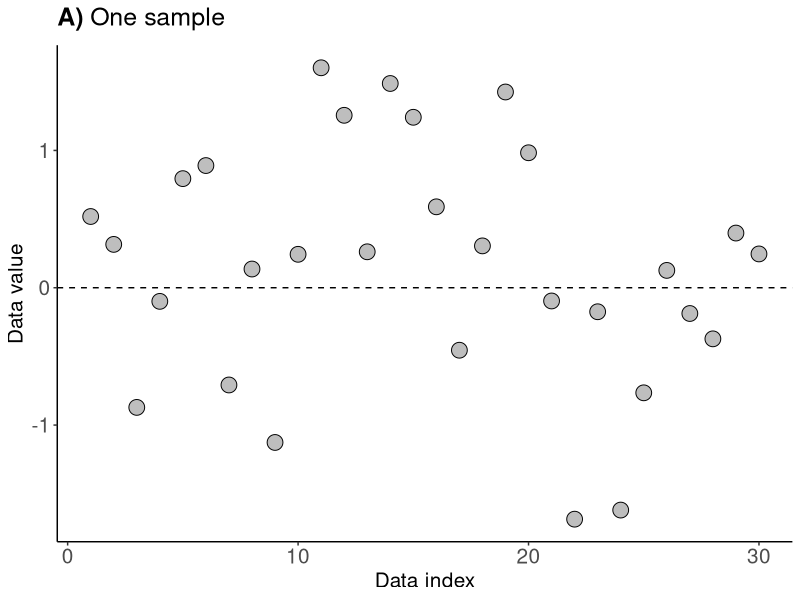
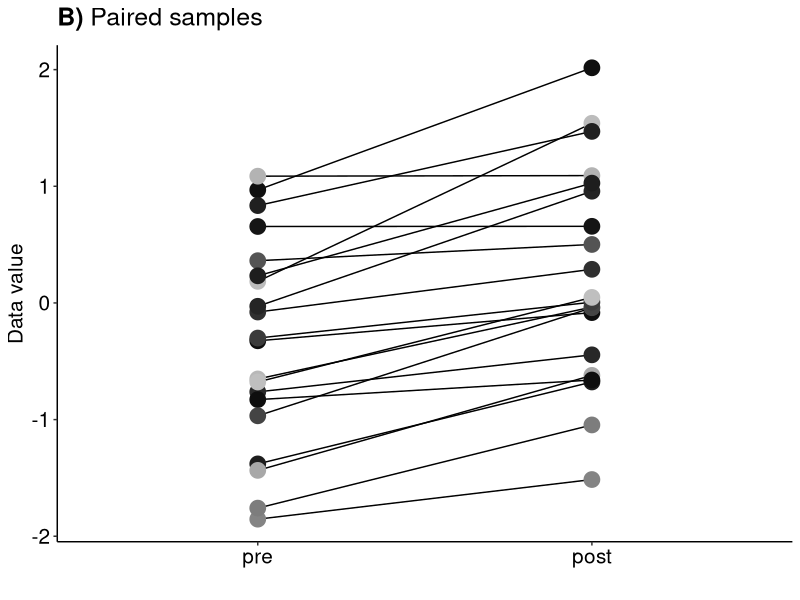
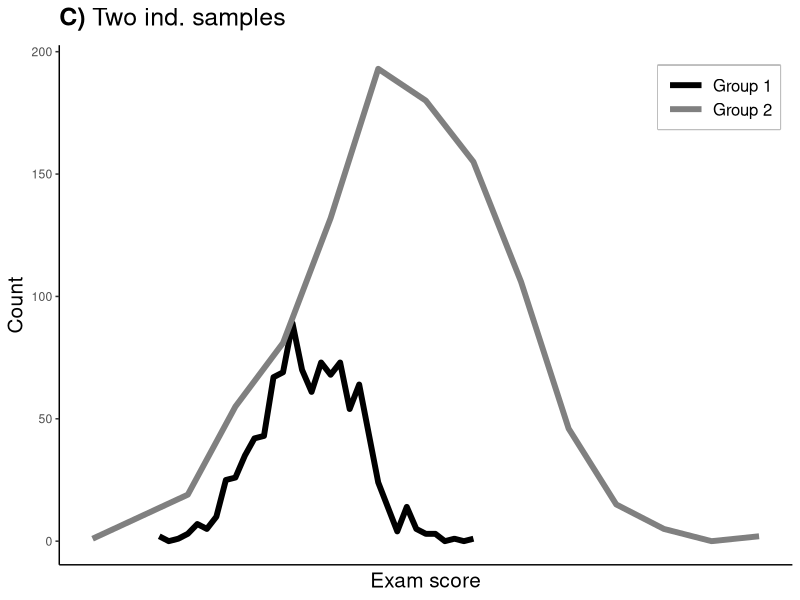
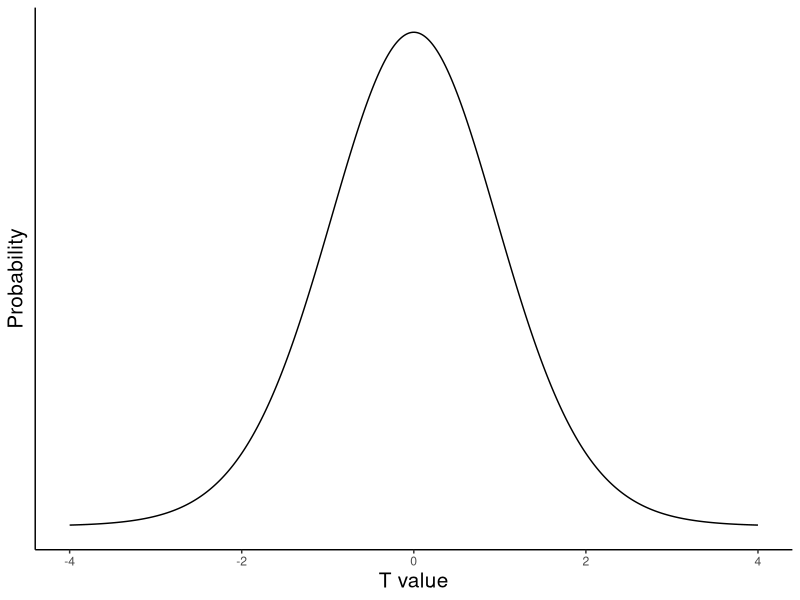
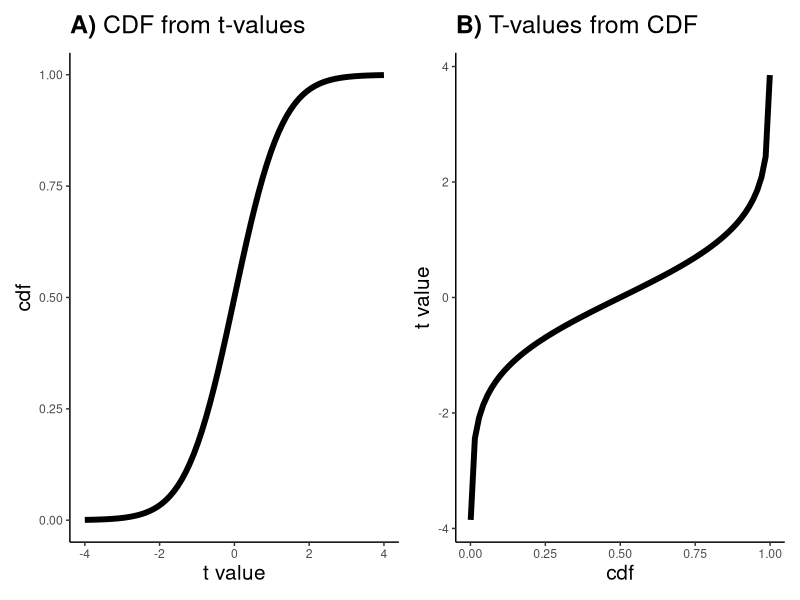
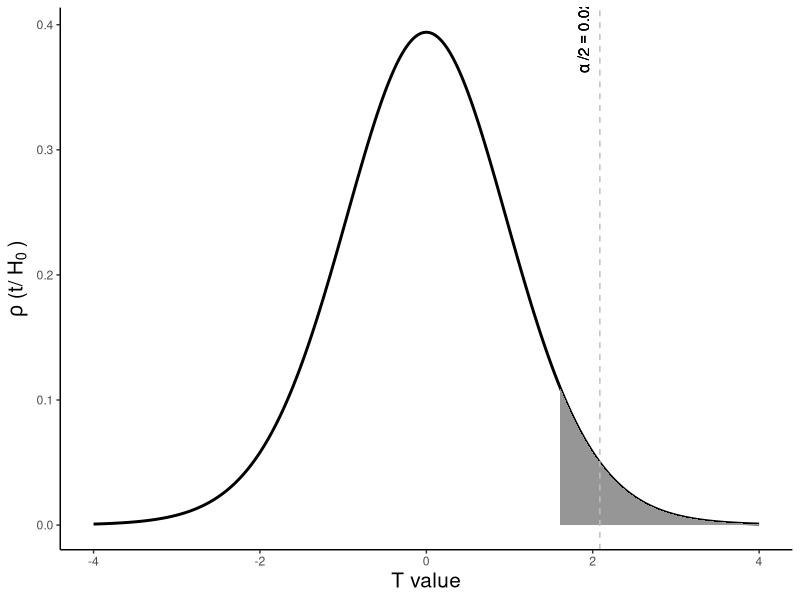
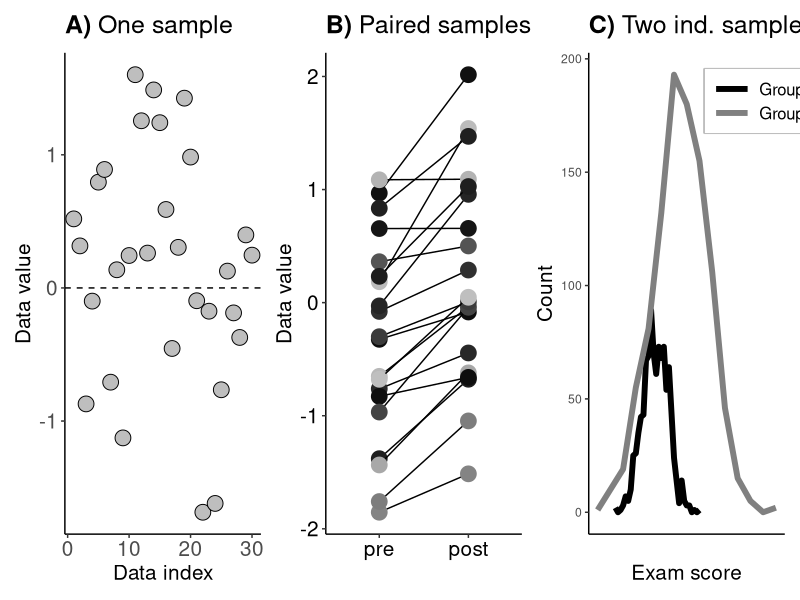
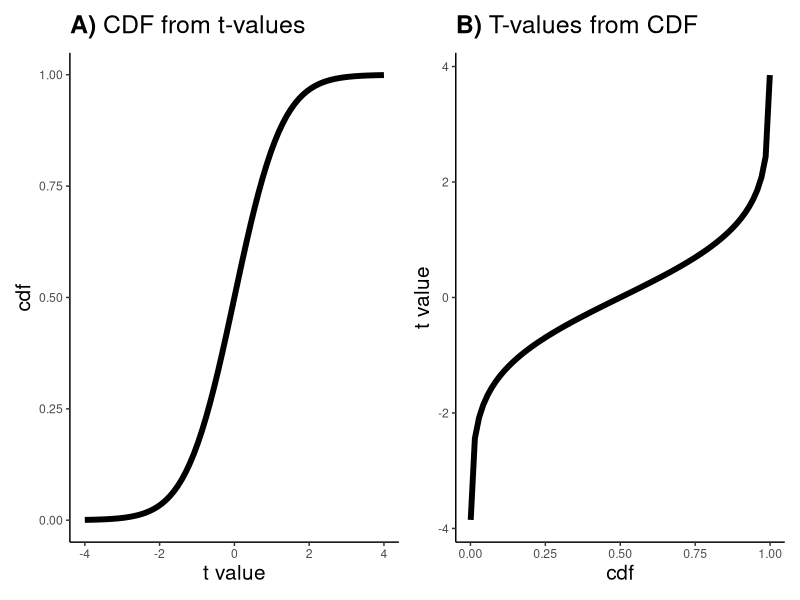

Write the R code that produced these figures, in order.
library(ggplot2)
library(dplyr)
library(glue)
library(stringr)
library(patchwork)
set.seed(10)

myTheme = theme(
        panel.grid.major = element_blank(), 
        panel.grid.minor = element_blank(),
        panel.background = element_blank(), 
        axis.line = element_line(colour = "black"),
        axis.title = element_text(size=15),
        title = element_text(size=15),
        legend.title = element_blank(),
        legend.box.background = element_rect(color="gray", linewidth = 1),
        legend.text = element_text(size = 12),
        legend.key = element_blank(),
        legend.key.width = unit(1, "cm"),
    )

# Figure 11.1: Goals of the t-test ----
 
## panel A: one-sample t-test ----
data = rnorm(n = 30, mean = .5)
# convert to DF:
data = tibble(data_index = 1:length(data), data_value = data)
# plot:
pA = ggplot(data=data, aes(x=data_index, y = data_value)) + 
    geom_point(
        size=5, 
        shape=21,
        color = "black",
        fill = "gray"
        ) + 
    geom_hline(yintercept = 0, linetype="dashed") + 
    theme(
        panel.grid.major = element_blank(), 
        panel.grid.minor = element_blank(),
        panel.background = element_blank(), 
        axis.line = element_line(colour = "black"),
        axis.title = element_text(size=15),
        axis.text = element_text(size=15),
        title = element_text(size=15)
    ) + 
    labs(title = bquote(bold("A)")~"One sample"),
         x = "Data index", y = "Data value")
pA 


## panel B: paired-samples t-test ----
N = 20
data1 = rnorm(n=N)
data2 = data1 + .5 + rnorm(N)*.4

pB = ggplot() + 
     theme(
        panel.grid.major = element_blank(), 
        panel.grid.minor = element_blank(),
        panel.background = element_blank(), 
        axis.line = element_line(colour = "black"),
        axis.title = element_text(size=15),
        axis.text = element_text(size=15, color="black"),
        title = element_text(size=15)
    )

for (i in 1:N) {
    # i =1
    data = tibble(data_index = factor(c(0, 1)), 
                  data_value = c(data1[[i]], data2[[i]]))
    # pick a random color
    rgb_code = runif(1,min = 0, max = .8)
    color_ = rgb(rgb_code, rgb_code, rgb_code)
    # plotting
    pB = pB + 
        aes(x=data_index, y=data_value, group=1) + 
        geom_line(data=data) +
        geom_point(
            data=data,
            size = 5,
            color = color_,
            fill = color_,
            shape=21) 
        
}

pB = pB + 
    scale_x_discrete(labels = c("pre", "post")) + 
labs(title = bquote(bold("B)")~"Paired samples"),
         x = "", y = "Data value")

pB

## panel C: two-samples t-test ----
pC = ggplot() + 
    theme(
        panel.grid.major = element_blank(), 
        panel.grid.minor = element_blank(),
        panel.background = element_blank(), 
        axis.text.x = element_blank(),
        axis.ticks.x = element_blank(), 
        axis.line = element_line(colour = "black"),
        axis.title = element_text(size=15),
        title = element_text(size=15),
        legend.position = c(.9, .9),
        legend.title = element_blank(),
        legend.box.background = element_rect(color="gray", linewidth = 1),
        legend.text = element_text(size = 12),
        legend.key = element_blank(),
        legend.key.width = unit(1, "cm"),
    )

for (i in seq(0, 1)) {
    # i=1
    data = rnorm(1000, i, (i+1)/2)
    # histogram
    nbreaks_ = nclass.FD(data)
    hist_ = hist(data, breaks = nbreaks_, plot=F)
    # convert to DF:
    data = tibble(data_index = hist_$mids,
                  data_value = hist_$counts,
                  category=glue("Group {i+1}"))
    # plot
    pC = pC + 
        aes(x=data_index, y = data_value, color=category) + 
        geom_line(
            data=data,
            linewidth=2
        )}

pC = pC + 
    scale_color_manual(values=c("Group 1" = rgb(0, 0, 0),
                                "Group 2" = rgb(0.5, 0.5, 0.5)
                                )) + 
labs(title = bquote(bold("C)")~"Two ind. samples"),
         x = "Exam score", y = "Count")
pC


p11.1 = pA + pB + pC + plot_layout(ncol=3)

# saving
ggsave("ttest_ttestGoals.png", p11.1, width=18, height = 5)


# Figure 11.2: A t-pdf ----

t = seq(-4, 4, length=573)

# a pdf with df=20
tpdf = dt(t, df = 20)

# convert to DF:
data = tibble(data_index=t,
              data_value=tpdf)

p_ttest_tpdf = ggplot(data=data, aes(x=data_index, y=data_value)) + 
    geom_line() + 
    myTheme + 
    theme(axis.text.y = element_blank(),
          axis.ticks.y = element_blank()) +
    labs(y="Probability", x = "T value")

p_ttest_tpdf

ggsave(pt, "ttest_tpdf.png")


# Computing p-values for one-tailed and two-tailed tests ----
tval = 2.1
df = 13

pvalL = pt(-tval, df, lower.tail = T)
pvalR = pt(tval, df, lower.tail = F)
pval2 = pvalR + pvalL

print(glue("One-tailed p-value on the left: {pvalL}"))
print(glue("One-tailed p-value on the rigth: {pvalR}"))
print(" ")
print(glue("Two-tailed p-value as the sum: {pvalR + pvalL}"))
print(glue("Two-tailed p-value by doubling: {2*pvalL}"))

# 
pvalS = pt(tval, df, lower.tail = F)
pvalC = 1 - pt(tval, df, lower.tail = T)

print(glue("P-value from 1-cdf: {pvalC}"))
print(glue("P-value from s.f.: {pvalS}"))
print(glue("Difference: {pvalC - pvalS}"))

# # Figure 11.3: T-values from p-values ----
t = seq(-4, 4, length=75)
df = 13

# cdf based on t-values
cdf = pt(t, df) # pt is the cdf
# convert to DF:
cdf = tibble(
    data_index = t,
    data_value = cdf
)

# t-values based on cdf
pvals = seq(.001, .999, length=73)
tVals = qt(pvals, df) # qt is inverse cdf
# convert to DF
tVals = tibble(
    data_index = pvals,
    data_value = tVals
)

pA = ggplot(
    data = cdf,
    aes(x=data_index, y = data_value)
    ) + 
    geom_line(
        linewidth=2
    ) + 
    myTheme + 
    labs(y="cdf", x = "t value",
         title=bquote(bold("A)")~"CDF from t-values"))

pB = ggplot(
    data = tVals,
    aes(x=data_index, y = data_value)
    ) + 
    geom_line(
        linewidth=2
    ) + 
    myTheme + 
    labs(y="t value", x = "cdf",
         title=bquote(bold("B)")~"T-values from CDF"))


p11.3 = pA + pB + plot_layout(ncol=2)
p11.3            

ggsave("ttest_tFromP.png", p11.3, width=10, height=4)


# example usage to get the t-value associated with p=.05 and df=13
pval = .05
tFromP_L = qt(pval, df, lower.tail = T) # inverse of P(X <= x)
tFromP_R1 = qt(1-pval, df, lower.tail = T) # inverse of P(X <= x)
tFromP_R2 = qt(pval, df, lower.tail = F)  # inverse of P(X > x)

print(glue('Variable tFromP_L:  {sprintf("%.3f",tFromP_L)}'))
print(glue('Variable tFromP_R1: {sprintf("%.3f", tFromP_R1)}'))
print(glue('Variable tFromP_R2: {sprintf("%.3f", tFromP_R2)}'))


# Figure 11.4: Example t-value ----

# empirical t-value and df:
tval = 1.6
df = 20
alpha_ = .05

# redifine the t-values and corresponding pdf
t = seq(-4, 4, length=573)
tpdf = dt(t, df = 20)

# its associated p-value (but this is one-tailed for visualization; see text and next cell!)
pval = pt(tval, df, lower.tail = F)

# critical t-value for apha
tCrit = qt(alpha_/2, df = df, lower.tail = F) # /2 for two-tailed!
pHalf = max(tpdf)/2 # 1/2 max. (vertical) p(t), used for plotting

data = tibble(
    data_index=t,
    data_value = tpdf
)

ggplot(data, aes(x=data_index, y=data_value)) + 
    geom_line(
        linewidth=1
    ) +
    geom_ribbon(
        data = filter(data, data_index >= tval), 
        aes(ymax = data_value, ymin=0),
        fill="#969696") + 
    geom_vline(
        xintercept = tCrit,
        linetype = "dashed",
        color="gray"
    ) +
    annotate(
        "text", 
        x = tCrit-0.2, y = pHalf*2, 
        label = bquote(alpha~"/2" == .(alpha_/2)),
        angle = 90
    ) + 
    myTheme + 
    labs(y = bquote(rho ~ "(t/" ~ H[0] ~ ")"), 
         x = "T value")

    
     